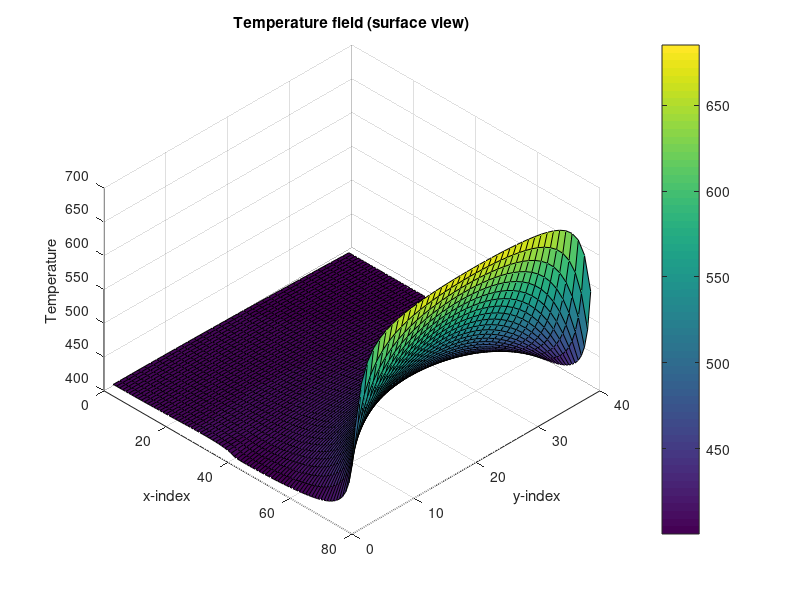
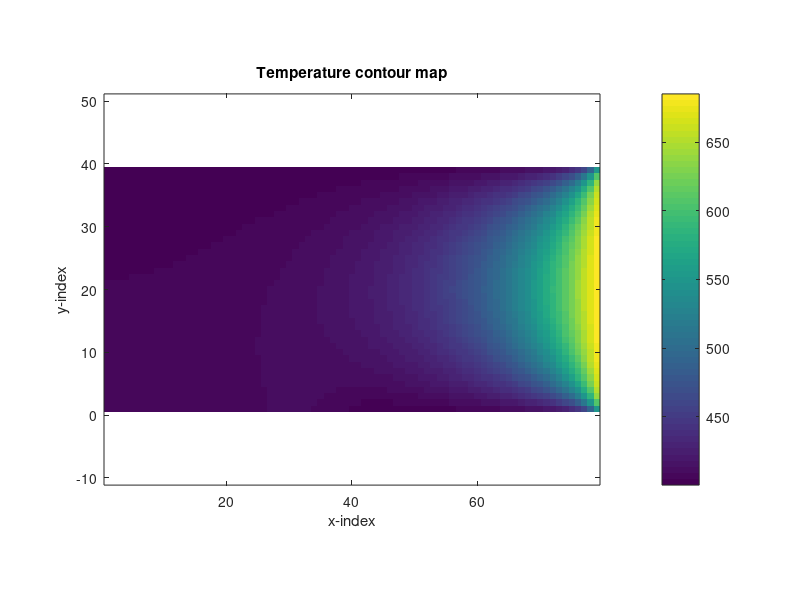

MATLAB code for these plots, in order:
clear; close all; clc;
%% 
% Peter Oldreive
% B00894035
% MECH 4865 - CFD
% Project 1
% Created: Nov 1, 2025
% Updated: 
% 
% This program calculates the steady state temperature field of a 2D plane 
% subject to known boundary conditions. This is to statify the requirements 
% of MECH 4865 Project 1. 

%% Define Dirichlet Boundary Conditions

T_top = 400; % Top Dirichlet condition (K)
T_bottom = 400; % Bottom Dirichlet condition (K)
T_right = 700; % Right Dirichlet condition (K)
T_left = 0;        % Left Dirichlet condtition (K)
cNtoD = 200; % Transition x-value of bottom BC from Neumann to Dirichlet (mm)

%% Define Plane Dimensions

xdim = 400; % x-dimension of plate (mm)
ydim = 200; % y-deimension of plate (mm)

%% Define discetized grid
deltax = input("Input x-grid spacing (mm): "); % Discretized grid x-dimension
deltay = input('Input y-grid spacing (mm): '); % Discretized grid y-dimension

% Find number of grid points excluding those on boundary condition
Nx = xdim/deltax - 1; % Number of points in x-direction
Ny = ydim/deltay - 1; % Number of points in y-direction

Ntot = Nx*Ny; % Total number of points

% Display discretized points to user
fprintf(['For deltax = ', num2str(deltax), ' mm and deltay = ', num2str(deltay), ...
    ' mm\nNx = ', num2str(Nx), ' and Ny = ', num2str(Ny), '\nNtot = ', num2str(Ntot), '\n'])

%% Define matrix and vectors

A = zeros(Ntot, Ntot); % Matrix of coefficents
T = zeros(Ntot, 1); % Vector of unknowns 
B = zeros(Ntot, 1); % Vector of knowns

%% Fill matrix of coefficents and vector of knowns

for i = 1:Ntot % For all points 
j = fix((i-1)/Nx) + 1; % Calculate the row number
  % Corner points 
    if(i == 1) % Bottom left corner
       A(i, i) = 1; % Point
       A(i, i+1) = -1/2; % East point
       A(i, i+Nx) = -1/2; % North point
    elseif(i == Nx) % Bottom right corner
       A(i, i) = 1; % Point
       A(i, i-1) = -1/4; % West point
       A(i, i+Nx) = -1/4; % North point
       B(i) = (T_right + T_bottom)/4; % Known
    elseif(i == Ntot - Nx + 1) % Top Left
        A(i, i) = 1; % Point
        A(i, i+1) = -1/3; % East Point
        A(i, i-Nx) = -1/3; % South Point
        B(i) = (T_top)/3; % Known
    elseif(i == Ntot) % Top right
        A(i, i) = 1; % Point
        A(i, i-1) = -1/4; % West point
        A(i, i-Nx) = -1/4; % South Point
        B(i) = (T_top + T_right)/4; % Known
    % Boundary Nodes
    elseif(j == 1 && i*deltax < xdim/2 && i > 1) % Left Lower boundary
        A(i, i) = 1; % Point
        A(i, i+1) = -1/3; % East point
        A(i, i-1) = -1/3; % West point
        A(i, i+Nx) = -1/3; % North point
    elseif(j == 1 && i*deltax >= xdim/2 && i < Nx) %Right lower boundary
        % Right lower boundary contains node at transition point
        %from Neumann condition to Dirichlet condition. 
        A(i, i) = 1; % Point
        A(i, i+1) = -1/4; % East point
        A(i, i-1) = -1/4; % West point
        A(i, i+Nx) = -1/4; % North point
        B(i) = T_bottom/4; % Known
       
    elseif(j > 1 && mod(i, Nx) == 1 && j<Ny) % Left boundary
        A(i, i) = 1; % Point
        A(i, i+1) = -1/3; % East point
        A(i, i+Nx) = -1/3; % North point
        A(i, i-Nx) = -1/3; % South point

    elseif(j > 1 && mod(i, Nx) == 0 && j < Ny) % Right boundary
        A(i, i) = 1; % Point
        A(i, i-1) = -1/4; % West point
        A(i, i+Nx) = -1/4; % North point
        A(i, i-Nx) = -1/4; % South point
        B(i) = T_right/4; % Known
    elseif(j == Ny && i > Nx*(j-1) + 1 && i < Nx*j) % Top 
        A(i, i) = 1; % Point
        A(i, i-1) = -1/4; % West point
        A(i, i+1) = -1/4; % East point
        A(i, i-Nx) = -1/4; % South point
        B(i) = T_top/4; % Known
    else % Interior nodes
        A(i, i) = 1; % Point
        A(i, i-1) = -1/4; % West point
        A(i, i+1) = -1/4; % East point
        A(i, i+Nx) = -1/4; % North point
        A(i, i-Nx) = -1/4; % South point
    end
end

%%  Direct solve for T values
T = A \ B; 
%% Post Process

% Turn vector T into an NyxNx matrix
T_plot = zeros(Ny, Nx);
index = 1; 
for y = 1:Ny 
    for x = 1:Nx
     T_plot(y,x) = T(index); 
     index = index + 1;
    end
end

figure;
surf(T_plot,'EdgeColor','k');
xlabel('x-index');
ylabel('y-index');
zlabel('Temperature');
title('Temperature field (surface view)');
colorbar;
view(45,45);

figure;
imagesc(T_plot);
set(gca,'YDir','normal'); % make y increase upward visually
axis equal tight;
colorbar;
title('Temperature contour map');
xlabel('x-index');
ylabel('y-index');

